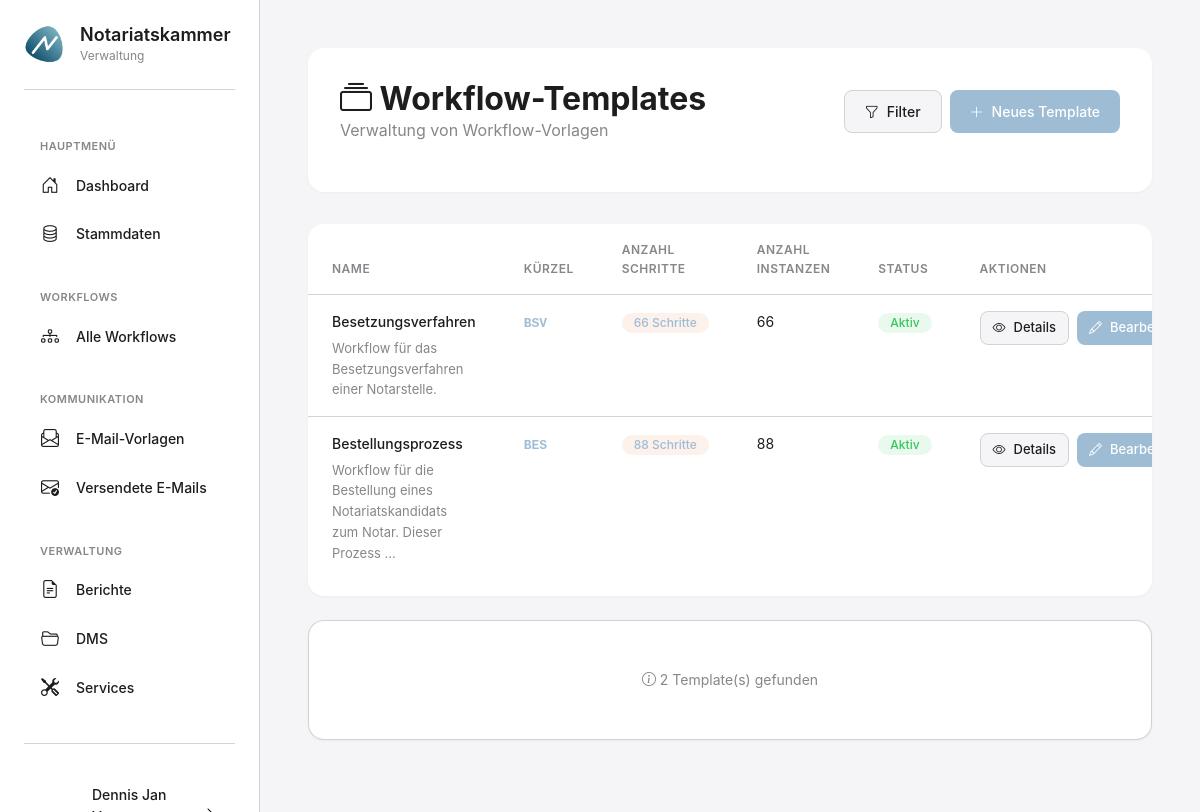
The page /templates/ (signed in) on the database its author committed.
### apps/benutzer/models.py (models this page shows, shortened)
class KammerBenutzer(AbstractUser):
    ROLLEN = [
        ('admin', 'Administrator'),
        ('sachbearbeiter', 'Sachbearbeiter'),
        ('leitung', 'Leitung'),
    ]
    rolle = models.CharField(
        max_length=20,
        choices=ROLLEN,
        default='sachbearbeiter',
        verbose_name='Rolle'
    )
    abteilung = models.CharField(
        max_length=100,
        blank=True,
        verbose_name='Abteilung',
        help_text='z.B. "Zulassungen", "Aufsicht", "Allgemein"'
    )
    telefon = models.CharField(
        max_length=50,
        blank=True,
        verbose_name='Telefon'
    )
    profilbild = models.ImageField(
        upload_to='profilbilder/',
        blank=True,
        null=True,
        verbose_name='Profilbild',
        help_text='Profilbild des Benutzers'
    )
    class Meta:
        verbose_name = 'Kammermitarbeiter'
        verbose_name_plural = 'Kammermitarbeiter'
        ordering = ['last_name', 'first_name']

### apps/workflows/models.py (models this page shows, shortened)
class WorkflowTyp(ZeitstempelModel):
    name = models.CharField(
        max_length=200,
        unique=True,
        verbose_name='Name',
        help_text='Name des Workflow-Typs'
    )
    beschreibung = models.TextField(
        blank=True,
        verbose_name='Beschreibung',
        help_text='Detaillierte Beschreibung des Workflows'
    )
    ist_aktiv = models.BooleanField(
        default=True,
        verbose_name='Ist aktiv',
        help_text='Kann dieser Workflow-Typ für neue Instanzen verwendet werden?'
    )
    kuerzel = models.CharField(
        max_length=10,
        unique=True,
        null=True,
        blank=True,
        verbose_name='Kürzel',
        help_text='Kürzel für Kennung (z.B. BES, BP, NOT)'
    )
    class Meta:
        verbose_name = 'Workflow-Typ'
        verbose_name_plural = 'Workflow-Typen'
        ordering = ['name']

### apps/workflows/views.py (the view)
# urls.py: path('templates/', views.workflow_template_liste_view, name='workflow_template_liste'),
@login_required
def workflow_template_liste_view(request):
    templates = WorkflowTyp.objects.annotate(
        anzahl_schritte=Count('schritte'),
        anzahl_instanzen=Count('instanzen')
    ).order_by('name')
    status_filter = request.GET.get('status')
    if status_filter == 'aktiv':
        templates = templates.filter(ist_aktiv=True)
    elif status_filter == 'inaktiv':
        templates = templates.filter(ist_aktiv=False)
    context = {
        'templates': templates,
        'status_filter': status_filter,
    }
    return render(request, 'workflows/template_liste.html', context)

### templates/workflows/template_liste.html (shortened to what this page needs)
{% extends 'base_modern.html' %}
{% load static %}
{% block content %}
<div class="page-header">
    <div class="page-header-top">
        <div>
            <h1 class="page-title">
                <i class="bi bi-collection"></i> Workflow-Templates
            </h1>
            <p class="page-subtitle">Verwaltung von Workflow-Vorlagen</p>
        </div>
        <div class="page-actions">
            <button type="button" class="btn btn-secondary" onclick="openFilterModal()">
                <i class="bi bi-funnel"></i>
                <span id="filterButtonText">Filter</span>
            </button>
            <a href="{% url 'workflow_template_erstellen' %}" class="btn btn-primary">
                <i class="bi bi-plus-lg"></i>
                Neues Template
            </a>
        </div>
    </div>
</div>
<div class="table-container">
    <table class="table">
        <thead>
            <tr>
                <th>Name</th>
                <th>Kürzel</th>
                <th>Anzahl Schritte</th>
                <th>Anzahl Instanzen</th>
                <th>Status</th>
                <th>Aktionen</th>
            </tr>
        </thead>
        <tbody>
            {% if templates %}
                {% for template in templates %}
                <tr>
                    <td>
                        <div style="font-weight: 500;">{{ template.name }}</div>
                        {% if template.beschreibung %}
                        <div style="font-size: 13px; color: var(--text-secondary); margin-top: 4px;">
                            {{ template.beschreibung|truncatewords:10 }}
                        </div>
                        {% endif %}
                    </td>
                    <td>
                        {% if template.kuerzel %}
                        <code style="font-size: 13px; font-weight: 600; color: var(--primary-color);">
                            {{ template.kuerzel }}
                        </code>
                        {% else %}
                        <span style="color: var(--text-muted); font-style: italic;">-</span>
                        {% endif %}
                    </td>
                    <td>
                        <span class="badge badge-primary">{{ template.anzahl_schritte }} Schritt{{ template.anzahl_schritte|pluralize:"e" }}</span>
                    </td>
                    <td>
                        {{ template.anzahl_instanzen }}
                    </td>
                    <td>
                        {% if template.ist_aktiv %}
                            <span class="badge badge-success">Aktiv</span>
                        {% else %}
                            <span class="badge badge-secondary">Inaktiv</span>
                        {% endif %}
                    </td>
                    <td>
                        <div style="display: flex; gap: 8px;">
                            <a href="{% url 'workflow_template_detail' template.id %}" class="btn btn-secondary btn-sm">
                                <i class="bi bi-eye"></i>
                                Details
                            </a>
                            <a href="{% url 'workflow_template_bearbeiten' template.id %}" class="btn btn-primary btn-sm">
                                <i class="bi bi-pencil"></i>
                                Bearbeiten
                            </a>
                        </div>
                    </td>
                </tr>
                {% endfor %}
            {% endif %}
        </tbody>
    </table>
</div>
{% if templates %}
<div class="card" style="margin-top: var(--spacing-lg);">
    <div class="card-body" style="text-align: center; color: var(--text-secondary); font-size: 14px;">
        <i class="bi bi-info-circle"></i>
        {{ templates.count }} Template(s) gefunden
    </div>
</div>
{% endif %}
{% endblock %}

### templates/base_modern.html (shortened to what this page needs)
{% load static %}
<!DOCTYPE html>
<html lang="de">
<head>
    <link href="https://cdn.jsdelivr.net/npm/bootstrap@5.3.0/dist/css/bootstrap.min.css" rel="stylesheet">
    <link rel="stylesheet" href="https://cdn.jsdelivr.net/npm/bootstrap-icons@1.11.3/font/bootstrap-icons.min.css">
    <link rel="stylesheet" href="{% static 'css/modern-style.css' %}">
</head>
<body>
    <aside class="sidebar">
        <a href="{% url 'dashboard' %}" class="sidebar-logo" style="text-decoration: none; color: inherit; cursor: pointer;">
            <div class="sidebar-logo-icon">
                <img src="{% static 'images/logo.png' %}" alt="Notariatskammer Logo" style="width: 100%; height: 100%; object-fit: contain;">
            </div>
            <div class="sidebar-logo-text">
                <h1>Notariatskammer</h1>
                <p>Verwaltung</p>
            </div>
        </a>
        <nav class="sidebar-nav">
            <div class="sidebar-nav-section">
                <div class="sidebar-nav-section-title">Hauptmenü</div>
                <ul>
                    <li class="sidebar-nav-item">
                        <a href="{% url 'dashboard' %}" class="sidebar-nav-link {% if request.resolver_match.url_name == 'dashboard' %}active{% endif %}">
                            <i class="bi bi-house-door"></i>
                            <span>Dashboard</span>
                        </a>
                    </li>
                    <li class="sidebar-nav-item">
                        <button type="button" class="sidebar-nav-link {% if 'stammdaten' in request.path %}active{% endif %}" onclick="openStammdatenModal()">
                            <i class="bi bi-database"></i>
                            <span>Stammdaten</span>
                        </button>
                    </li>
                </ul>
            </div>
            <div class="sidebar-nav-section">
                <div class="sidebar-nav-section-title">Workflows</div>
                <ul>
                    <li class="sidebar-nav-item">
                        <a href="{% url 'workflow_liste' %}" class="sidebar-nav-link {% if 'workflows' in request.path and 'workflow_liste' in request.resolver_match.url_name %}active{% endif %}">
                            <i class="bi bi-diagram-3"></i>
                            <span>Alle Workflows</span>
                        </a>
                    </li>
                </ul>
            </div>
            <div class="sidebar-nav-section">
                <div class="sidebar-nav-section-title">Kommunikation</div>
                <ul>
                    <li class="sidebar-nav-item">
                        <a href="{% url 'vorlagen_liste' %}" class="sidebar-nav-link {% if 'vorlagen' in request.path %}active{% endif %}">
                            <i class="bi bi-envelope-paper"></i>
                            <span>E-Mail-Vorlagen</span>
                        </a>
                    </li>
                    <li class="sidebar-nav-item">
                        <a href="{% url 'gesendete_emails' %}" class="sidebar-nav-link {% if 'gesendete_emails' in request.resolver_match.url_name %}active{% endif %}">
                            <i class="bi bi-envelope-check"></i>
                            <span>Versendete E-Mails</span>
                        </a>
                    </li>
                </ul>
            </div>
            <div class="sidebar-nav-section">
                <div class="sidebar-nav-section-title">Verwaltung</div>
                <ul>
                    <li class="sidebar-nav-item">
                        <a href="{% url 'berichte_uebersicht' %}" class="sidebar-nav-link {% if 'berichte' in request.path %}active{% endif %}">
                            <i class="bi bi-file-earmark-text"></i>
                            <span>Berichte</span>
                        </a>
                    </li>
                    <li class="sidebar-nav-item">
                        <a href="/dms/" class="sidebar-nav-link {% if 'dms' in request.path %}active{% endif %}">
                            <i class="bi bi-folder2-open"></i>
                            <span>DMS</span>
                        </a>
                    </li>
                    <li class="sidebar-nav-item">
                        <a href="{% url 'service_katalog' %}" class="sidebar-nav-link {% if 'services' in request.path %}active{% endif %}">
                            <i class="bi bi-tools"></i>
                            <span>Services</span>
                        </a>
                    </li>
                </ul>
            </div>
        </nav>
        <div class="user-menu">
            <button class="user-menu-button" type="button" onclick="toggleUserProfileMenu(event)">
                <div class="user-avatar" {% if user.profilbild %}style="background-image: url('{{ user.profilbild.url }}'); background-size: cover; background-position: center; font-size: 0;"{% endif %}>
                </div>
                <div class="user-info">
                    <div class="user-name">{{ user.get_full_name|default:user.username }}</div>
                </div>
                <i class="bi bi-chevron-right"></i>
            </button>
        </div>
    </aside>
    <main class="main-content">
        {% block content %}{% endblock %}
    </main>
</body>
</html>

### rows shown on the page
KammerBenutzer: get_full_name "Dennis Jan…"
WorkflowTyp: name "Besetzungsverfahren", beschreibung "Workflow für das Besetzungsverfahren einer Notarstelle.", kuerzel "BSV", anzahl_schritte "66", anzahl_instanzen "66", ist_aktiv "Aktiv"
WorkflowTyp: name "Bestellungsprozess", beschreibung "Workflow für die Bestellung eines Notariatskandidats zum Notar. Dieser Prozess …", kuerzel "BES", anzahl_schritte "88", anzahl_instanzen "88", ist_aktiv "Aktiv"

### other values the page prints
{{ templates.count }} "2"
